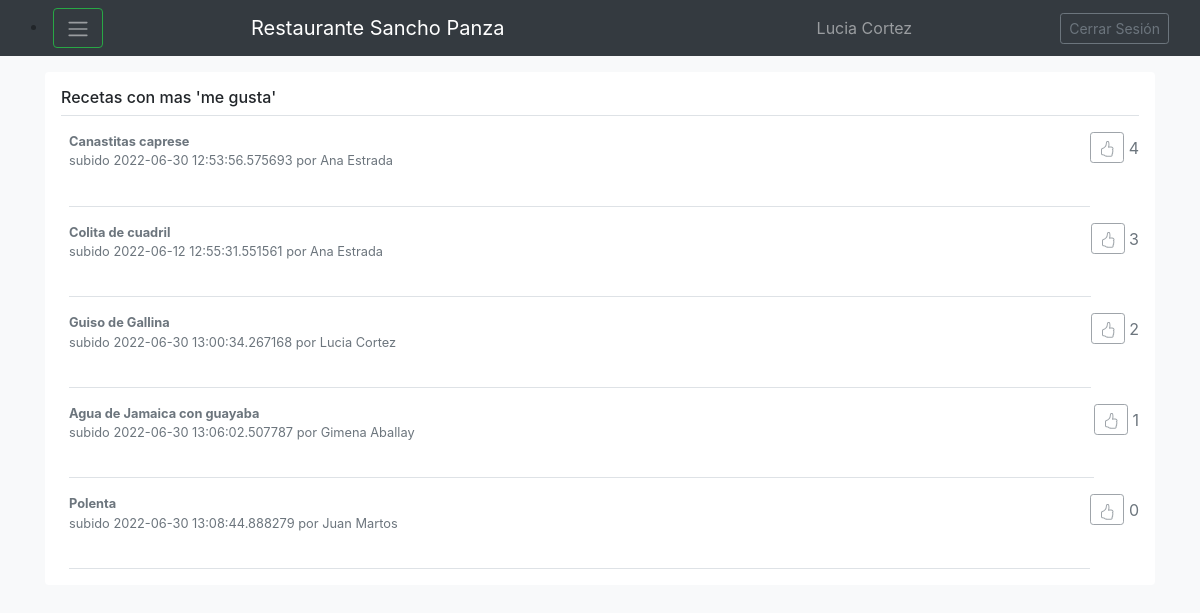
Page /Consultar_Ranking (signed in) on the committed database.
### models.py (models this page shows)
class Usuario(db.Model):
    __tablename__='Usuario'
    id=db.Column(db.Integer, primary_key=True)
    nombre=db.Column(db.String(80), nullable=False)
    correo=db.Column(db.String(120), unique=True, nullable=False)
    clave=db.Column(db.String(120), nullable=False)
    recetas=db.relationship('Receta', backref='Usuario', cascade="all, delete-orphan")

class Receta(db.Model):
    __tablename__='Receta'
    id=db.Column(db.Integer, primary_key=True)
    nombre=db.Column(db.String(80), nullable=False)
    tiempo=db.Column(db.Integer, nullable=False)
    fecha=db.Column(db.DateTime, nullable=False)
    elaboracion=db.Column(db.String(80), nullable=False)
    cantidadmegusta=db.Column(db.Integer, nullable=False)
    usuarioid=db.Column(db.Integer, db.ForeignKey('Usuario.id'))
    ingredientes=db.relationship('Ingrediente', backref='Receta', cascade="all, delete-orphan")
    def __lt__(self, otro):
        if type(otro)==type(self):
            return (self.cantidadmegusta<otro.cantidadmegusta)

### app.py (the view)
@app.route('/Consultar_Ranking', methods=['GET', 'POST'])
def Consultar_Ranking():
    if 'nombre' in session:
        recetasordenadas=Receta.query.all()
        recetasordenadas.sort(reverse=True)
        i=0
        recetasamostrar=[]
        while i<5 and i<len(recetasordenadas):
            recetasamostrar.append(recetasordenadas[i])
            i+=1
        print (recetasamostrar)
        return render_template('Ranking.html', tipo_busqueda="Recetas con mas 'me gusta'",usuario_actual=session, recetas=recetasamostrar, usuarios=Usuario.query.all())
    else:
        return render_template('index.html')

### templates/Ranking.html (shortened to what this page needs)
{% extends "Base.html" %}
{% block content %}
<div class="my-3 p-3 bg-white rounded box-shadow">
  <h6 class="border-bottom border-gray pb-2 mb-0">{{tipo_busqueda}}</h6>
  {% for receta in recetas %}
  <div class="media text-muted pt-3">
    <p class="media-body pb-3 mb-0 small lh-125 border-bottom border-gray">
      <strong class="d-block text-gray-dark">{{receta.nombre}}</strong>
      subido {{receta.fecha}} por {{usuarios[receta.usuarioid-1].nombre}}
      <br><br>
      <p class="d-block text-gray-dark">
      <form action="http://localhost:5000/megusta" method="post">
        <button type="submit" disabled class="btn btn-outline-secondary btn-sm mb-1"></button>
           {{receta.cantidadmegusta}}
      </form>
    </p>
    </p>
  </div>
  {% endfor %}
{% endblock %}

### templates/Base.html (shortened to what this page needs)
<!doctype html>
<html lang="en">
  <head>
    <link href="static/css/bootstrap.min.css" rel="stylesheet">
    <link href="static/css/offcanvas.css" rel="stylesheet">
  </head>
  <body class="bg-light">
    <nav class="navbar navbar-expand-md fixed-top navbar-dark bg-dark">
      <div class="container-fluid">
        <li class="nav-item dropdown">
            <button class="btn btn-outline-success" id="navbarDropdown" data-bs-toggle="dropdown" aria-expanded="false">
                <span class="navbar-toggler-icon"></span>
            </button>
          </li>
          <a class="navbar-brand" href="http://localhost:5000/Bienvenido">Restaurante Sancho Panza</a>
          <li class="navbar-text">
            {{usuario_actual.nombre}}
          </li>
          <a class="btn btn-sm btn-outline-secondary" href="http://127.0.0.1:5000/" >Cerrar Sesión</a>
      </div>
    </nav>
    <main role="main" class="container">
        {% block content %}{% endblock %}
    </main>
  </body>
</html>

### static/css/offcanvas.css (style rules this page uses)
html, body { overflow-x: hidden; }
body { padding-top: 56px; }

### rows in the picture
Usuario: nombre "Lucia Cortez"
Receta: nombre "Canastitas caprese", fecha "2022-06-30 12:53:56.575693", usuarioid.nombre "Ana Estrada", cantidadmegusta "4"
Receta: nombre "Colita de cuadril", fecha "2022-06-12 12:55:31.551561", usuarioid.nombre "Ana Estrada", cantidadmegusta "3"
Receta: nombre "Guiso de Gallina", fecha "2022-06-30 13:00:34.267168", usuarioid.nombre "Lucia Cortez", cantidadmegusta "2"
Receta: nombre "Agua de Jamaica con guayaba", fecha "2022-06-30 13:06:02.507787", usuarioid.nombre "Gimena Aballay", cantidadmegusta "1"
Receta: nombre "Polenta", fecha "2022-06-30 13:08:44.888279", usuarioid.nombre "Juan Martos", cantidadmegusta "0"

### other values in the picture
{{ tipo_busqueda }} "Recetas con mas 'me gusta'"
